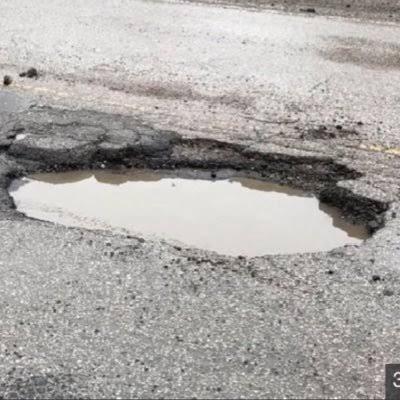
#> input picture pothole/images/p6.jpeg, 400 x 400 px
$ python detector.py   (older library calls are emulated)
#> lines starting #> are read from the running program, lines starting #| are printed output that depends on the picture; after the words box and inside, x2 and y2 are one past the last pixel; in counts of white or black regions, pixels touching at a corner belong together
import pandas as pd
import numpy as np
import cv2

# Load in the original image
image = cv2.imread('images/p6.jpeg')
#> image is the input picture: shape (400, 400, 3); mean B, G, R 166.3, 169, 172.2
# Transform the image to grayscale
gray = cv2.cvtColor(image, cv2.COLOR_BGR2GRAY)
# Blur the image
blur = cv2.GaussianBlur(gray,(7,7),0)
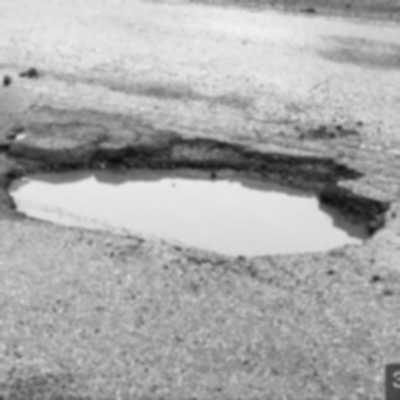
#> blur: shape (400, 400); min 15, max 242, mean 169.7
kernel = np.ones((2,2),np.uint8)
# Dilate the image 10 times
dilation = cv2.dilate(blur, kernel, iterations=10)
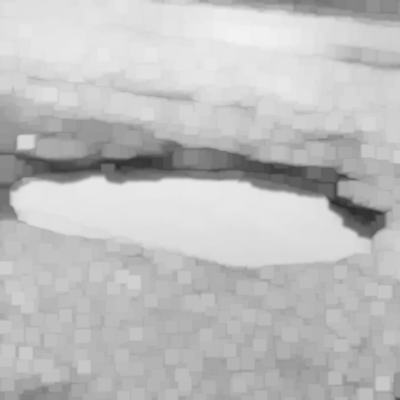
#> dilation: shape (400, 400); min 43, max 242, mean 190.4
# find canny edges of the dilated image
edged = cv2.Canny(dilation, 30, 200)
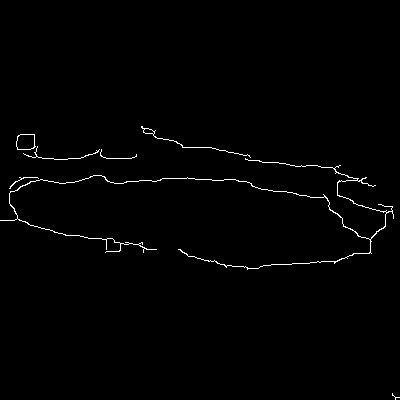
#> edged: shape (400, 400); 1% white in thin lines or dots, all inside (x1, y1, x2, y2) = (0, 126, 400, 400)

cv2.imshow('Original Image', image)
cv2.waitKey(0)

cv2.imshow('Dilated Image', dilation)
cv2.waitKey(0)

_, contours, hierarchy = cv2.findContours(edged.copy(), cv2.RETR_EXTERNAL, cv2.CHAIN_APPROX_SIMPLE)
#> contours = 7 contours, 4 with area under 20; largest, box (x1, y1, x2, y2) and area: (16, 134, 36, 150) 255, (0, 158, 394, 270) 122, (141, 126, 251, 158) 52

cv2.drawContours(image, contours, -1, (0,255,0),3)
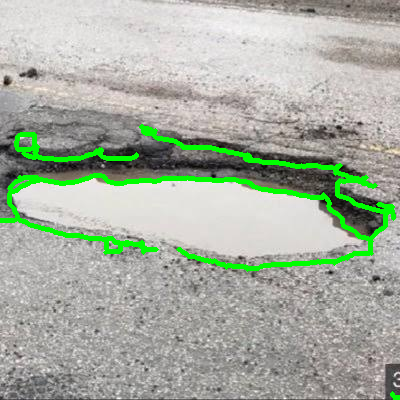
#> image: shape (400, 400, 3); 4.61% of pixels changed, all inside (x1, y1, x2, y2) = (0, 124, 400, 400)
cv2.imshow('Image',image)
cv2.waitKey()
cv2.destroyAllWindows()

$ run again, with pothole/images/p5.jpeg copied over pothole/images/p6.jpeg
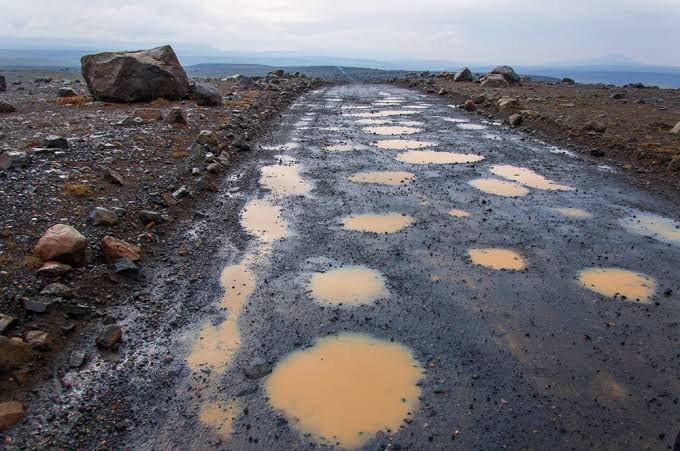
#> input picture pothole/images/p5.jpeg, 680 x 451 px
#> image is the input picture: shape (451, 680, 3); mean B, G, R 112.4, 107.4, 108.9
#> `edged = cv2.Canny(dilation, 30, 200)`:
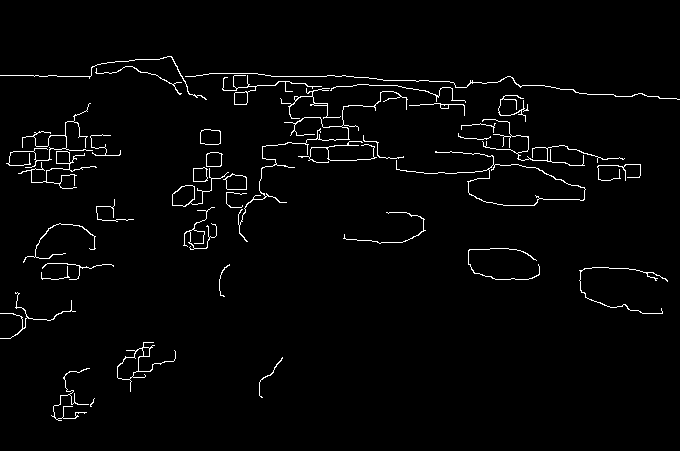
#> edged: shape (451, 680); 2.3% white in thin lines or dots, all inside (x1, y1, x2, y2) = (0, 56, 680, 421)
#> contours = 39 contours, 17 with area under 20; largest, box (x1, y1, x2, y2) and area: (396, 151, 586, 206) 3224, (117, 342, 176, 392) 505, (172, 168, 229, 207) 372, (223, 173, 247, 190) 279, (200, 129, 221, 145) 279
#> `cv2.drawContours(image, contours, -1, (0,255,0),3)`:
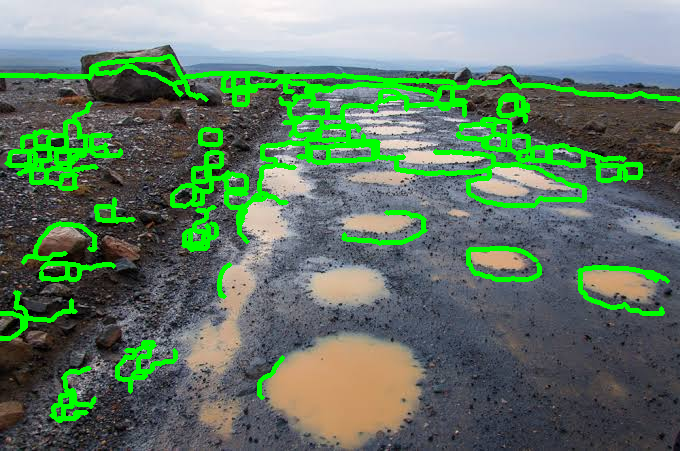
#> image: shape (451, 680, 3); 9.99% of pixels changed, all inside (x1, y1, x2, y2) = (0, 54, 680, 423)

$ run again, with pothole/images/p1.jpg copied over pothole/images/p6.jpeg
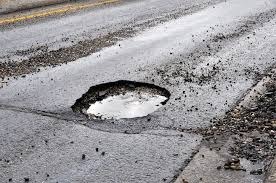
#> input picture pothole/images/p1.jpg, 276 x 183 px
#> image is the input picture: shape (183, 276, 3); mean B, G, R 152.1, 149.4, 151.4
#> `edged = cv2.Canny(dilation, 30, 200)`:
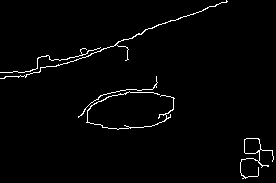
#> edged: shape (183, 276); 1.9% white in thin lines or dots
#> contours = 5 contours, 2 with area under 20; largest, box (x1, y1, x2, y2) and area: (240, 138, 274, 179) 236, (0, 0, 228, 79) 49, (86, 91, 175, 130) 34
#> `cv2.drawContours(image, contours, -1, (0,255,0),3)`:
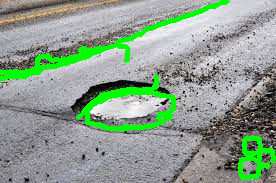
#> image: shape (183, 276, 3); 8.11% of pixels changed, all inside (x1, y1, x2, y2) = (0, 0, 276, 181)

$ run again, with pothole/images/p4.jpg copied over pothole/images/p6.jpeg
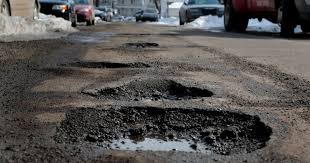
#> input picture pothole/images/p4.jpg, 310 x 163 px
#> image is the input picture: shape (163, 310, 3); mean B, G, R 82, 83.9, 86.6
#> `edged = cv2.Canny(dilation, 30, 200)`:
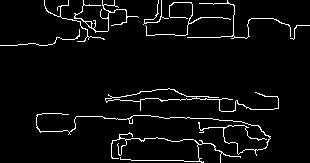
#> edged: shape (163, 310); 4.5% white in thin lines or dots
#> contours = 10 contours, 6 with area under 20; largest, box (x1, y1, x2, y2) and area: (105, 88, 279, 112) 578, (74, 0, 139, 33) 58, (36, 113, 271, 156) 44, (111, 132, 241, 163) 38
#> `cv2.drawContours(image, contours, -1, (0,255,0),3)`:
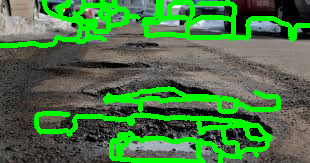
#> image: shape (163, 310, 3); 19.77% of pixels changed, all inside (x1, y1, x2, y2) = (0, 0, 310, 163)
